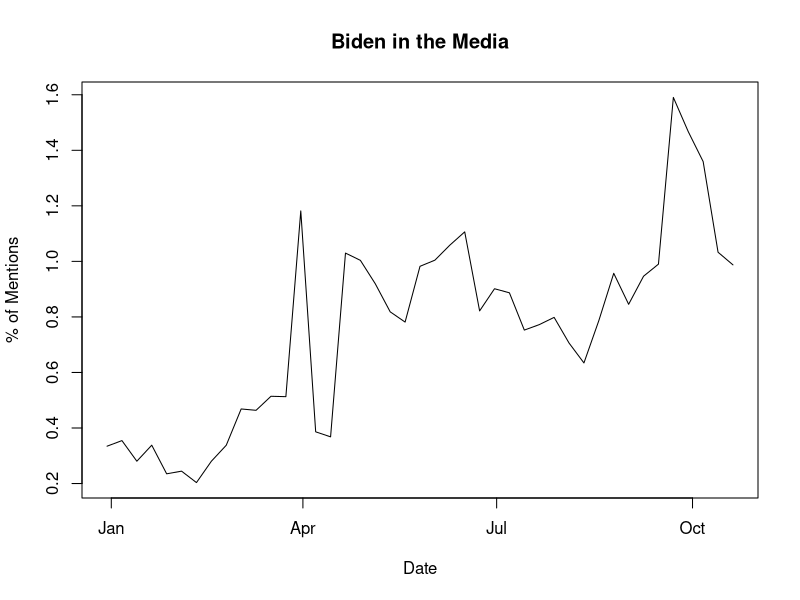
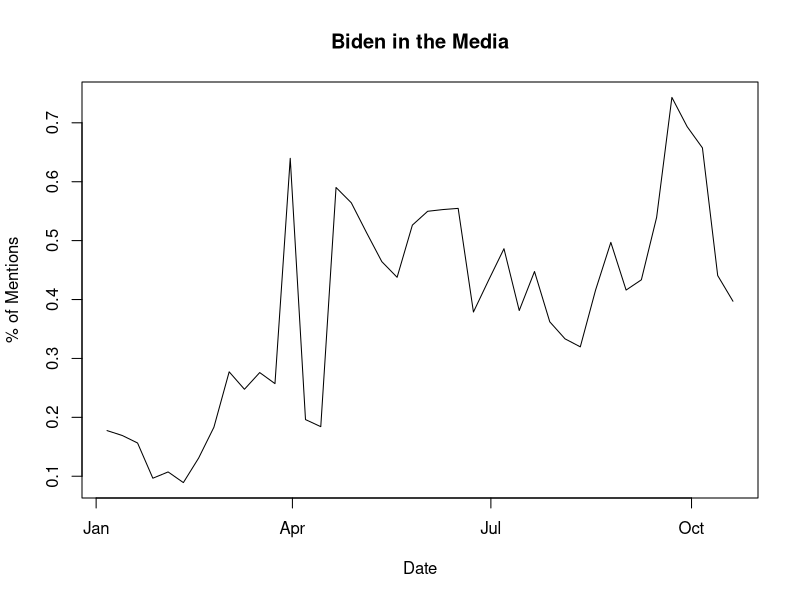
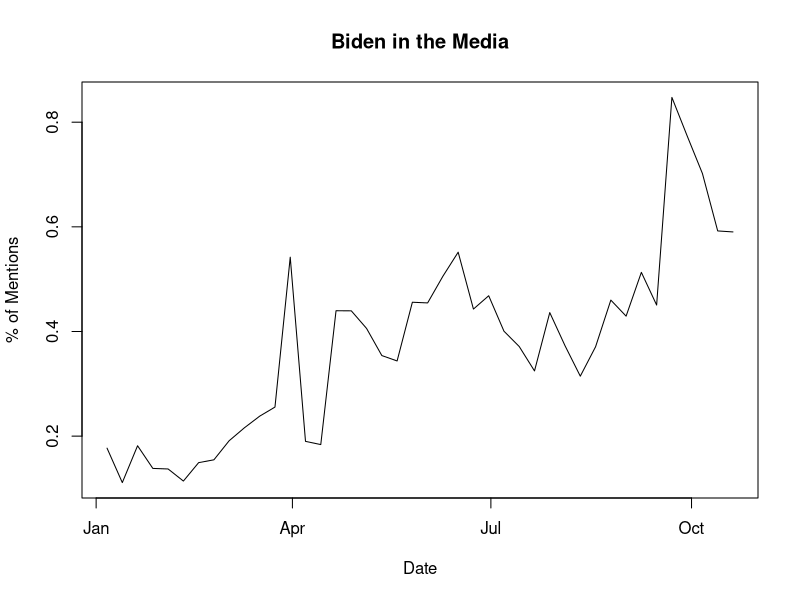
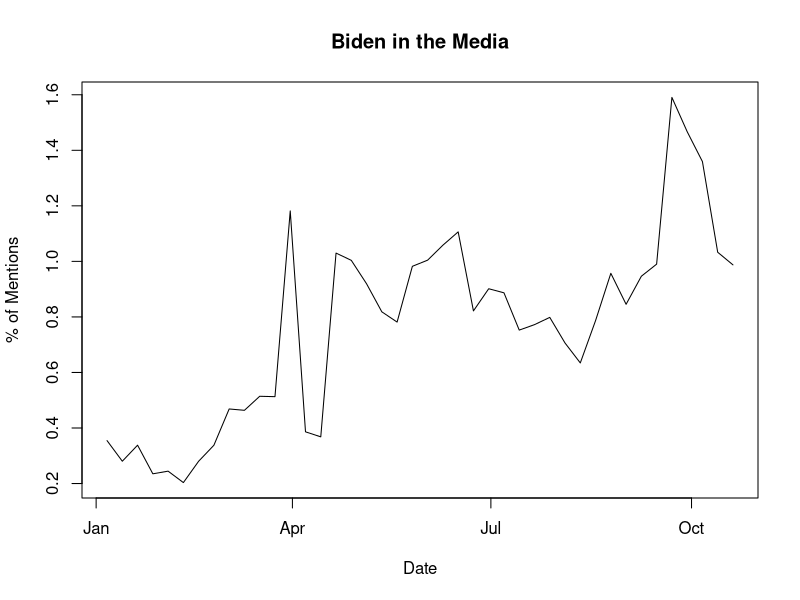
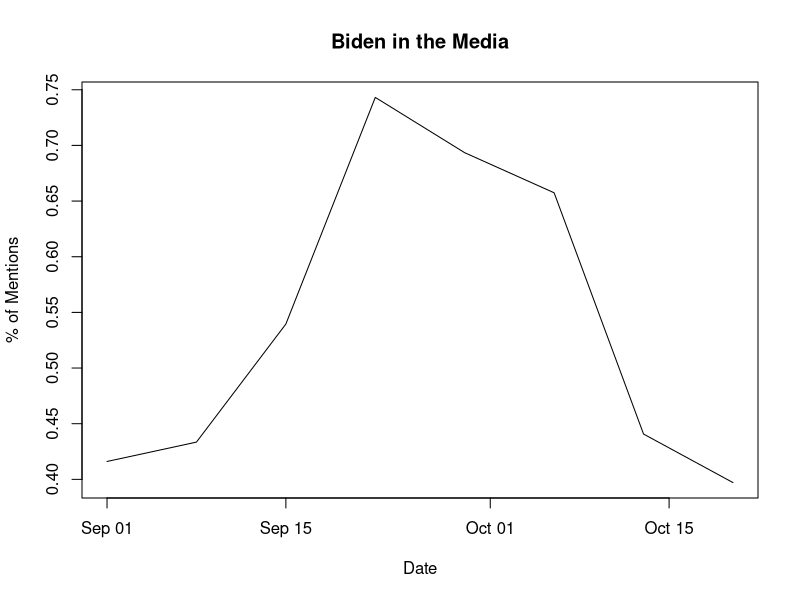
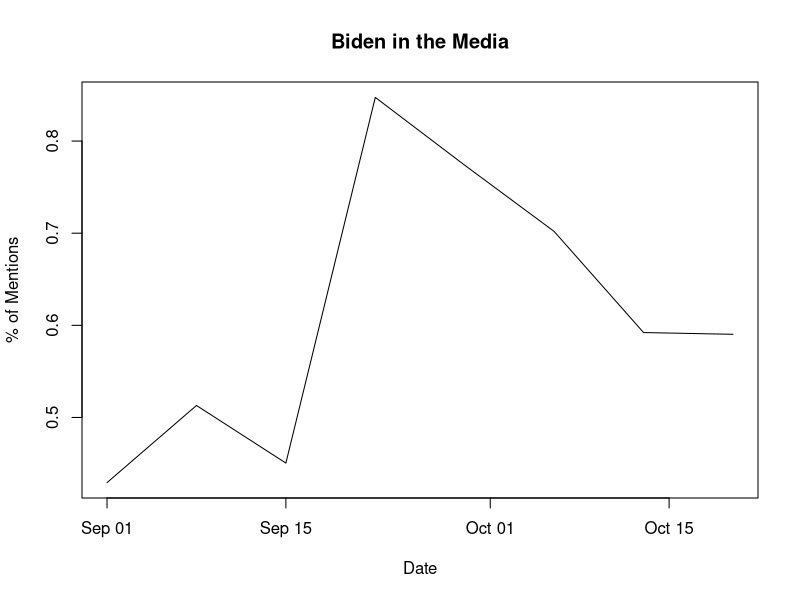
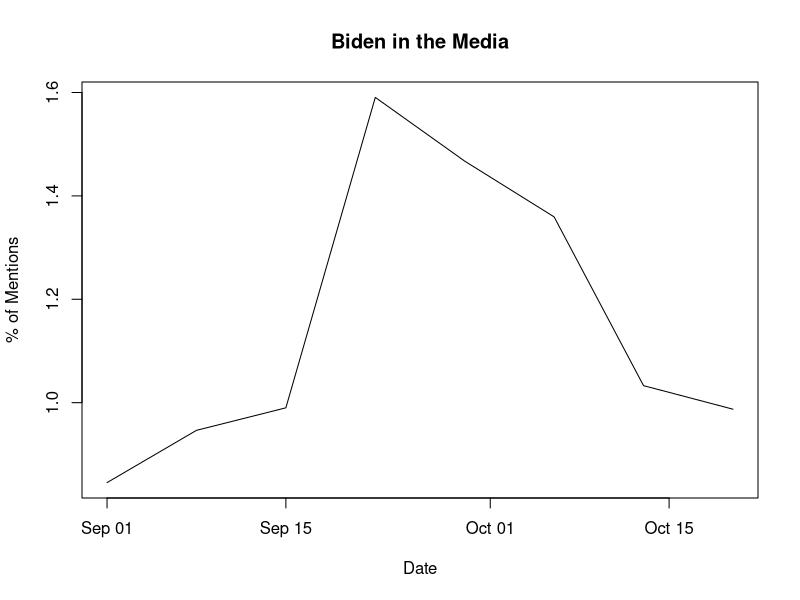

The R script that drew these images, in order:
# Acquire data
cable_data <- data.frame(read.csv("media-mentions-2020/cable_weekly.csv"))
online_data <- data.frame(read.csv("media-mentions-2020/online_weekly.csv"))

# Get just the date, name, and mention data
all_data <- data.frame(cable_data$date, cable_data$name, cable_data$pct_of_all_candidate_clips, online_data$pct_of_all_candidate_stories)
names(all_data) <- c("Date","Name","Clips","Stories")

# Subset to just Joe Biden
all_biden <- subset(all_data, Name == "Joe Biden")
all_biden$Date <- as.Date(all_biden$Date)

#Examine plot of entire timeline
plot(all_biden$Date, all_biden$Clips + all_biden$Stories, type = "l", main = "Biden in the Media", xlab = "Date", ylab = "% of Mentions")

# Subset data to narrow timeline to just 2019
all_biden <- subset(all_biden, Date >= "2019-01-01")

plot(all_biden$Date, all_biden$Clips, type = "l", main = "Biden in the Media", xlab = "Date", ylab = "% of Mentions")
plot(all_biden$Date, all_biden$Stories, type = "l", main = "Biden in the Media", xlab = "Date", ylab = "% of Mentions")
plot(all_biden$Date, all_biden$Clips + all_biden$Stories, type = "l", main = "Biden in the Media", xlab = "Date", ylab = "% of Mentions")

# Subset data to narrow timeline to September and later
all_biden <- subset(all_biden, Date >= "2019-09-01")

plot(all_biden$Date, all_biden$Clips, type = "l", main = "Biden in the Media", xlab = "Date", ylab = "% of Mentions")
plot(all_biden$Date, all_biden$Stories, type = "l", main = "Biden in the Media", xlab = "Date", ylab = "% of Mentions")
plot(all_biden$Date, all_biden$Clips + all_biden$Stories, type = "l", main = "Biden in the Media", xlab = "Date", ylab = "% of Mentions")
